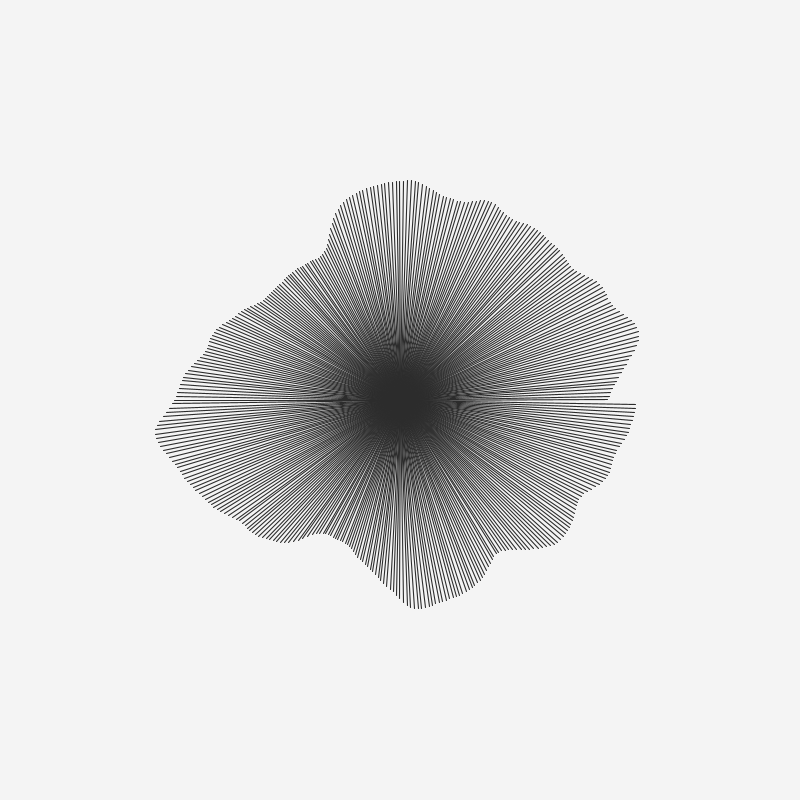
Frame 1 (no input)
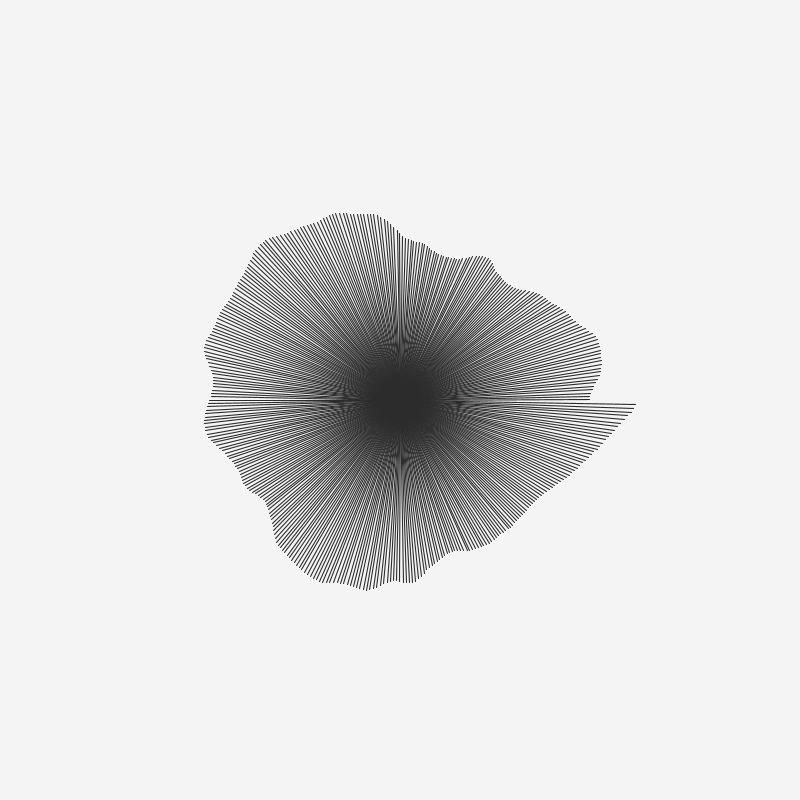
Frame 2 (the mouse pressed at the canvas centre, redrawn once)

The Processing sketch that drew these frames (run headless with seeded random() and noise(); the mouse was pressed at the canvas centre and the sketch redrawn once):

// Processing sketch: circleLines
// ── circleLines.pde
color c[] = {#ECD078, #D95B43, #C02942, #542437};

void setup() {
  size(800, 800);
  background(44);
  noLoop();
}

void draw() { 
  background(244);
  float angle = TWO_PI / 360;
  int radius = width/6;
  noiseSeed(int(random(5)));
  for (float a = angle; a <= TWO_PI; a += angle) {
    strokeWeight(1.1);
    //stroke(c[int(map(a,0,TWO_PI,0,255))%4]);
    float b = map(a,0,TWO_PI,-10,10);
    stroke(44);
    float x = width/2;
    float y = height/2;
    float sx = x + cos(a) * (radius+noise(a)*150);
    float sy = y + sin(a) * (radius+noise(a)*150);
    line(x,y,sx,sy);
  }
}

void mousePressed(){
 redraw(); 
}
